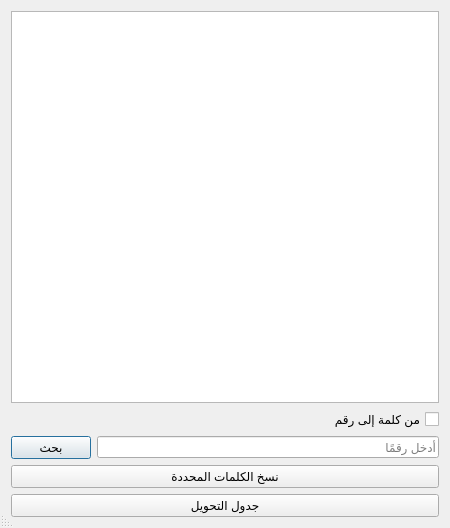
<?xml version="1.0" encoding="UTF-8"?>
<ui version="4.0">
 <class>Dialog</class>
 <widget class="QDialog" name="Dialog">
  <property name="geometry">
   <rect>
    <x>0</x>
    <y>0</y>
    <width>450</width>
    <height>528</height>
   </rect>
  </property>
  <property name="windowTitle">
   <string>مولد نظام المذكرات الصوتي للعربية</string>
  </property>
  <property name="layoutDirection">
   <enum>Qt::RightToLeft</enum>
  </property>
  <property name="sizeGripEnabled">
   <bool>true</bool>
  </property>
  <layout class="QVBoxLayout" name="verticalLayout_2">
   <item>
    <layout class="QVBoxLayout" name="verticalLayout">
     <item>
      <widget class="QListWidget" name="listWidget">
       <property name="selectionMode">
        <enum>QAbstractItemView::ExtendedSelection</enum>
       </property>
       <property name="sortingEnabled">
        <bool>true</bool>
       </property>
      </widget>
     </item>
     <item>
      <widget class="QCheckBox" name="wordToNum">
       <property name="text">
        <string>من كلمة إلى رقم</string>
       </property>
      </widget>
     </item>
     <item>
      <layout class="QHBoxLayout" name="horizontalLayout">
       <item>
        <widget class="QLineEdit" name="lineEdit">
         <property name="placeholderText">
          <string>أدخل رقمًا</string>
         </property>
        </widget>
       </item>
       <item>
        <widget class="QPushButton" name="searchButton">
         <property name="text">
          <string>بحث</string>
         </property>
         <property name="shortcut">
          <string>Ctrl+Return</string>
         </property>
        </widget>
       </item>
      </layout>
     </item>
    </layout>
   </item>
   <item>
    <widget class="QPushButton" name="copySelectedButton">
     <property name="text">
      <string>نسخ الكلمات المحددة</string>
     </property>
     <property name="shortcut">
      <string>Ctrl+C</string>
     </property>
    </widget>
   </item>
   <item>
    <widget class="QPushButton" name="showMappingsButton">
     <property name="text">
      <string>جدول التحويل</string>
     </property>
    </widget>
   </item>
  </layout>
 </widget>
 <resources/>
 <connections/>
</ui>
